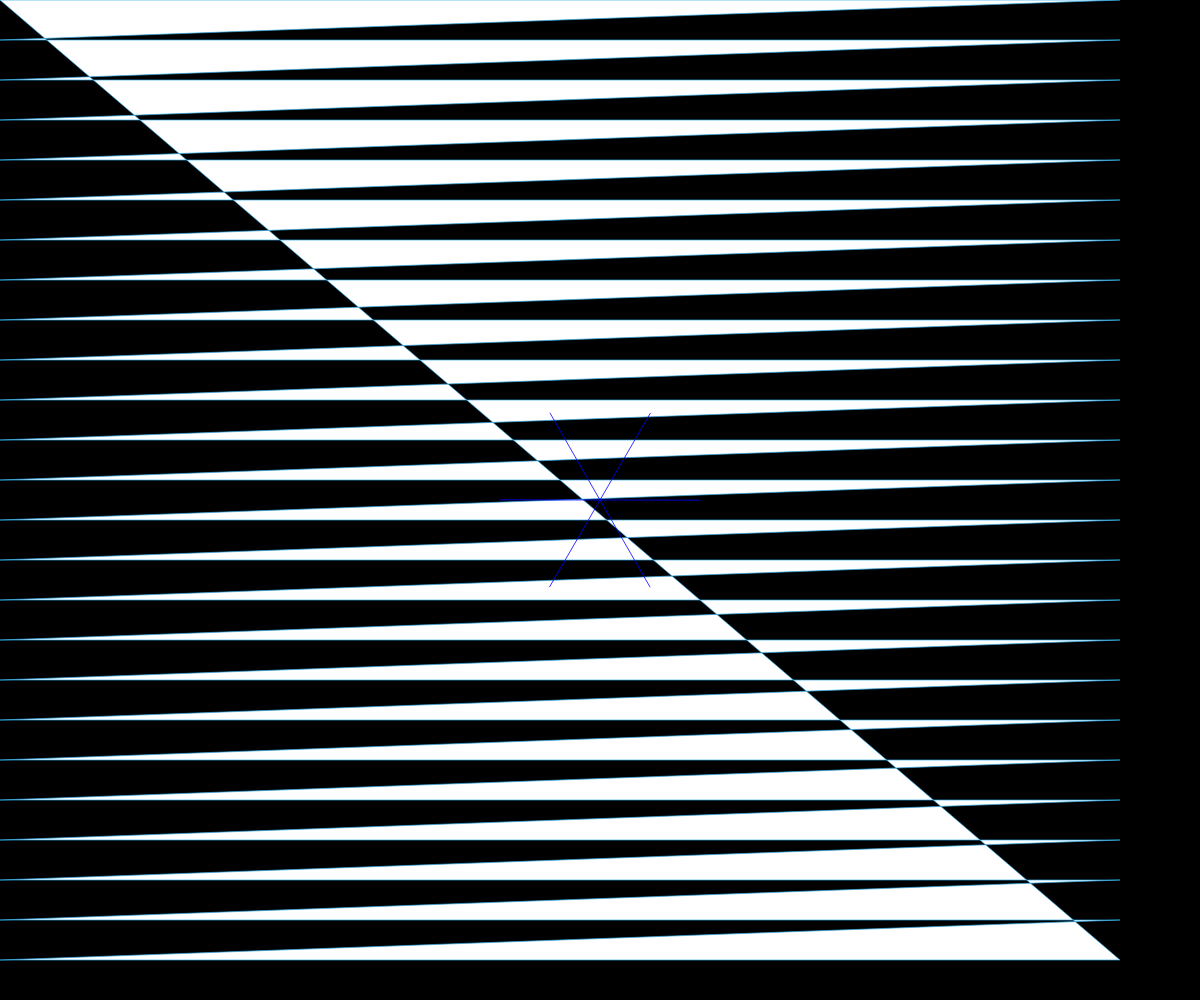
Frame 1 (no input)
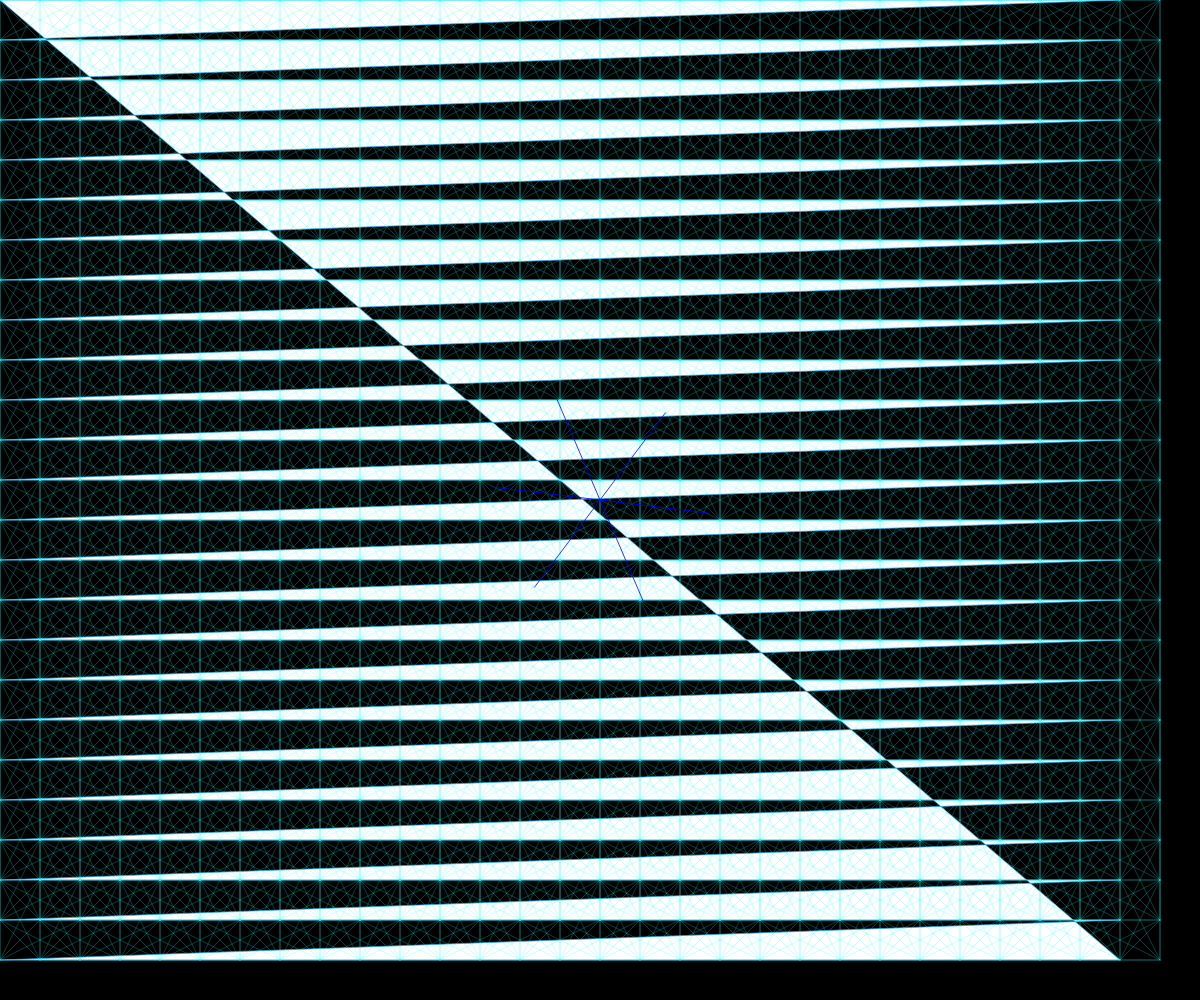
Frame 60 (no input)
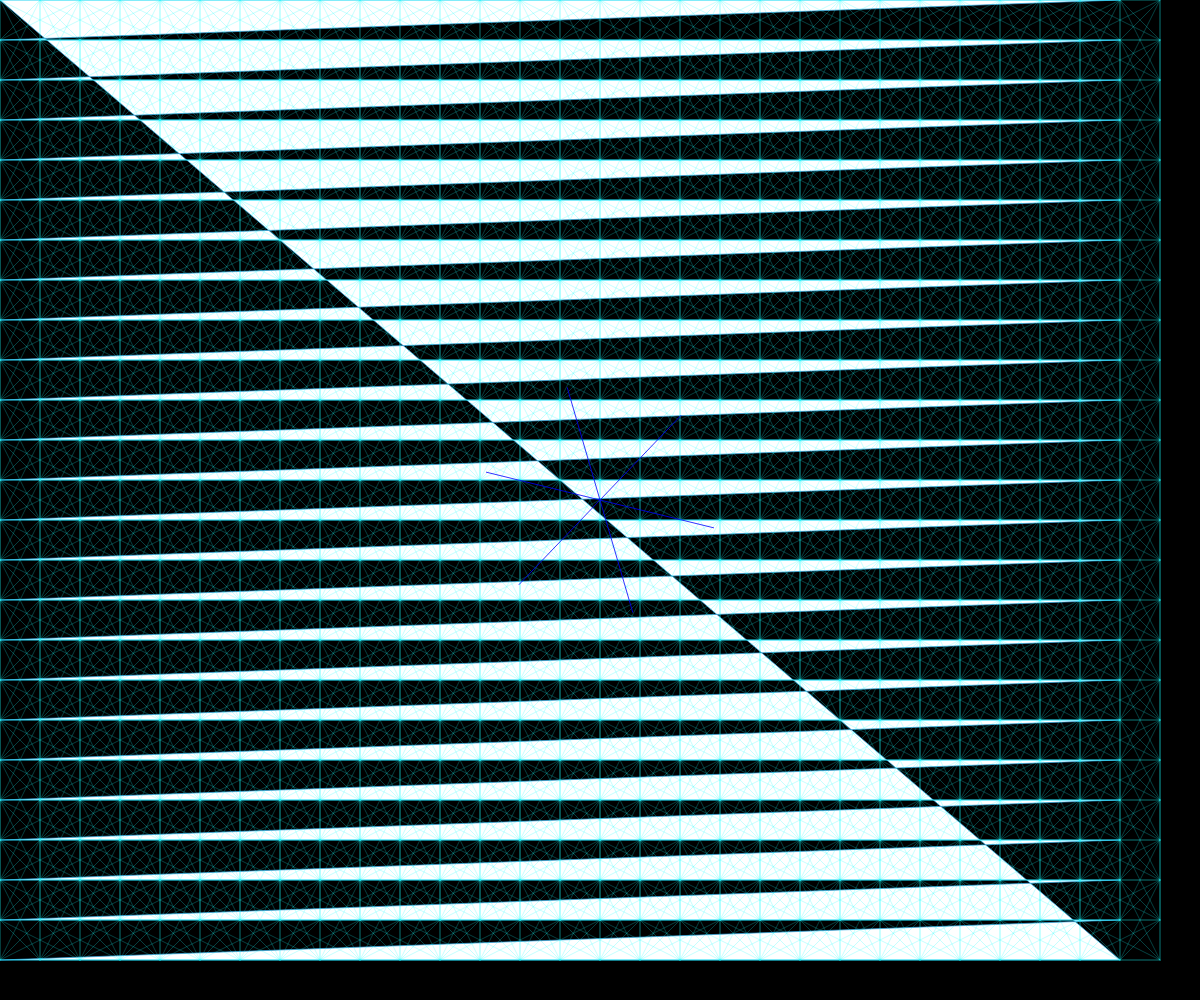
Frame 120 (the mouse pressed at the canvas centre since frame 60)

The p5.js sketch that drew these frames (run headless with seeded random() and noise() and a simulated clock; from frame 60 on, the mouse is pressed at the canvas centre):

// p5.js sketch
// ── sketch.js
let gridSize = 40;
let grid = [];
let time = 0;

function setup() {
  createCanvas(windowWidth, windowHeight);
  colorMode(HSB, 360, 100, 100, 1);
  
  // Initialize grid points
  for (let y = 0; y < height; y += gridSize) {
    for (let x = 0; x < width; x += gridSize) {
      grid.push({x, y});
    }
  }
}

function draw() {
  background(0);
  
  time += 0.01;
  
  // Draw the grid lines with pulsing effect
  stroke(200, 80, 90, 0.7);
  strokeWeight(1);
  
  beginShape();
  for (let i = 0; i < grid.length; i++) {
    const p = grid[i];
    const pulse = sin(time + i * 0.05) * 0.3 + 0.7;
    
    // Create a subtle pulsing effect on connections
    if (i % 2 === 0) {
      vertex(p.x, p.y);
    }
  }
  endShape(CLOSE);
  
  // Draw fractal-like connections
  stroke(180, 90, 100, 0.5);
  strokeWeight(0.5);
  
  for (let i = 0; i < grid.length; i++) {
    const p1 = grid[i];
    const pulse1 = sin(time + i * 0.03) * 0.5 + 0.5;
    
    // Draw connections to nearby points
    for (let j = i + 1; j < grid.length; j++) {
      const p2 = grid[j];
      const d = dist(p1.x, p1.y, p2.x, p2.y);
      
      if (d < gridSize * 2.5) {
        const pulse2 = sin(time + j * 0.03) * 0.5 + 0.5;
        const intensity = (pulse1 + pulse2) / 2;
        
        // Staggered pulsing
        if (frameCount % 10 === 0) {
          line(p1.x, p1.y, p2.x, p2.y);
        }
      }
    }
  }
  
  // Draw central fractal pattern
  push();
  translate(width/2, height/2);
  const fractalSize = 100 + sin(time * 0.5) * 30;
  
  stroke(240, 100, 100, 0.8);
  strokeWeight(1);
  
  for (let i = 0; i < 6; i++) {
    const angle = TWO_PI / 6 * i + time * 0.2;
    const x1 = cos(angle) * fractalSize;
    const y1 = sin(angle) * fractalSize;
    
    line(0, 0, x1, y1);
  }
  
  pop();
}

function windowResized() {
  resizeCanvas(windowWidth, windowHeight);
}
